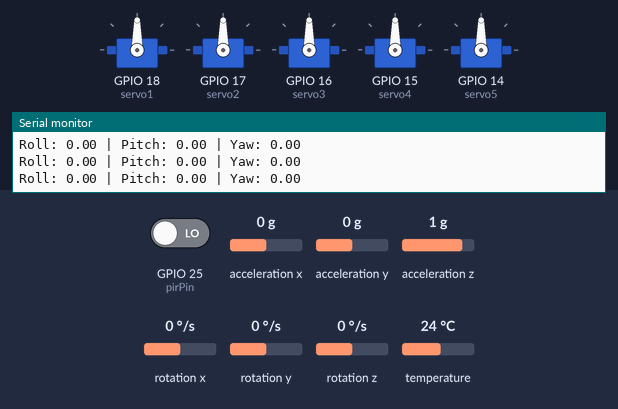
Bench run of a sketch on a simulated ESP32. Shown: 5 × servo, the last lines printed to the serial monitor. The inputs (shaded band) are chosen by the test bench; at power-on: GPIO 25 (pirPin) LOW, acceleration x 0 g, acceleration y 0 g, rotation z 0 °/s, acceleration z 1 g, rotation x 0 °/s, rotation y 0 °/s, temperature 24 °C.

Above: at 1.2 s.
1.3 s: GPIO 25 (pirPin) driven HIGH
At 1.58 s:
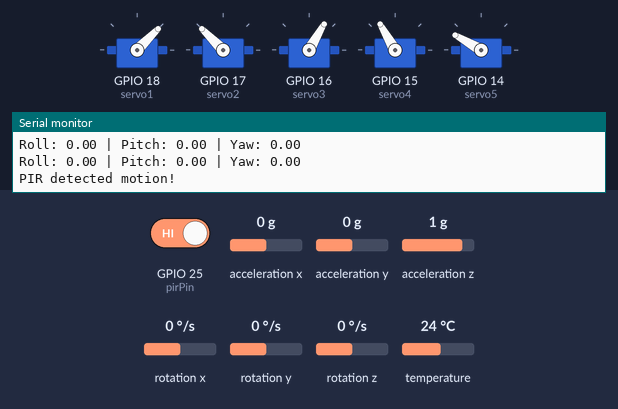
4.3 s: GPIO 25 (pirPin) driven LOW
At 4.3 s:
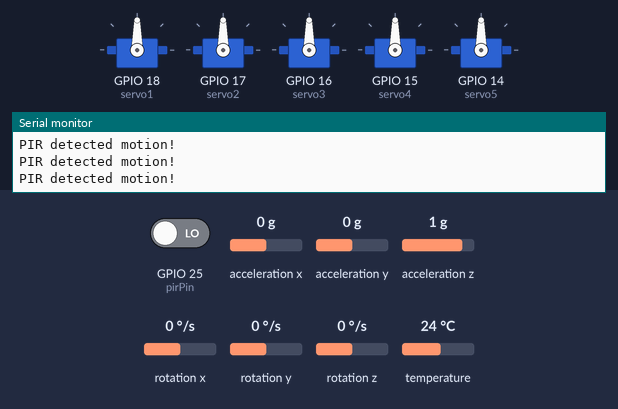
5.8 s: acceleration x set to -1.4 g
At 6.3 s:
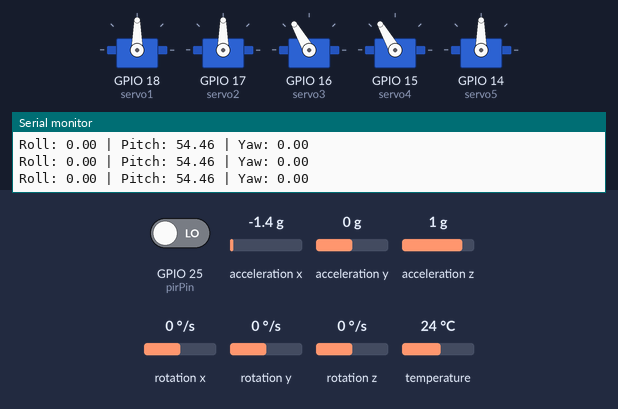
7.3 s: acceleration y set to -1.4 g
At 8.5 s:
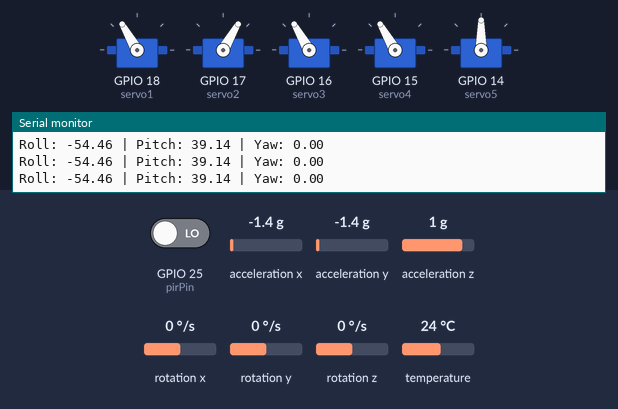
8.8 s: rotation z set to -192 °/s
At 9.6 s:
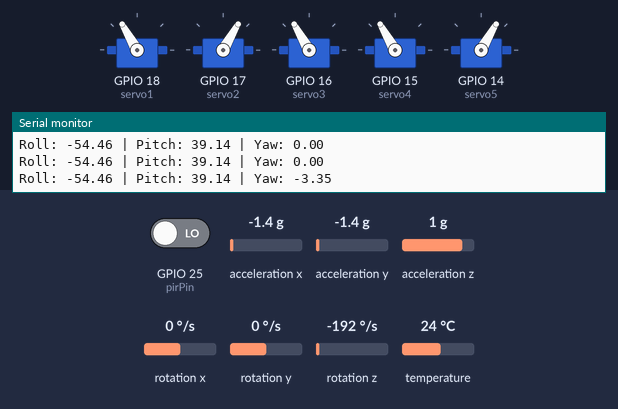
11.3 s: acceleration x set to -0.3 g
12.8 s: acceleration x set to 0 g
At 13.1 s:
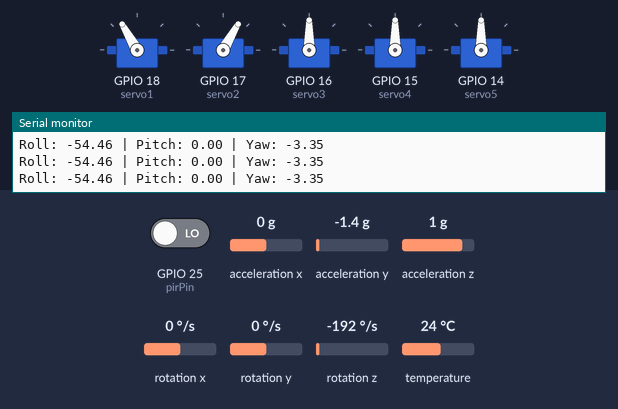
Timing chart, 0 to 15.3 s (numbered marks = the images above; inputs shaded):
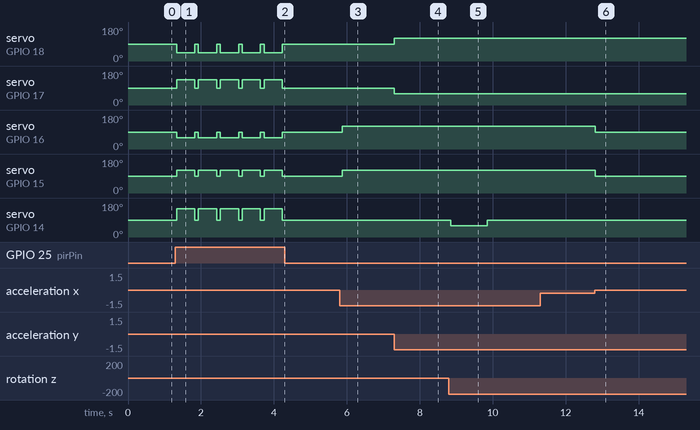

The sketch:

sketch.ino
```cpp
#include <Wire.h>
#include <Adafruit_MPU6050.h>
#include <Adafruit_Sensor.h>
#include <ESP32Servo.h>

Adafruit_MPU6050 mpu;
Servo servo1, servo2, servo3, servo4, servo5;

int pirPin = 25;
bool motionDetected;
float prevYaw = 0;

void setup() {
  Serial.begin(115200);
  Wire.begin(21, 22);
  pinMode(pirPin, INPUT);
  servo1.attach(18);
  servo2.attach(17);
  servo3.attach(16);
  servo4.attach(15);
  servo5.attach(14);
  setAllServo(90);
  if (!mpu.begin()) {
    Serial.println("MPU6050 not detected.");
    while (1);
  }
  Serial.println("MPU6050 is ready.");
}

void loop() {
  motionDetected = digitalRead(pirPin);
  if (motionDetected) {
    Serial.println("PIR detected motion!");
    servo1.write(45);
    servo2.write(135);
    servo3.write(60);
    servo4.write(120);
    servo5.write(150);
    delay(500);
    setAllServo(90);
  } else {
    sensors_event_t a, g, temp;
    mpu.getEvent(&a, &g, &temp);
    float roll = atan2(a.acceleration.y, a.acceleration.z) * 180 / PI;
    float pitch = atan2(-a.acceleration.x, sqrt(a.acceleration.y * a.acceleration.y + a.acceleration.z * a.acceleration.z)) * 180 / PI;
    float yaw = g.gyro.z;
    Serial.print("Roll: "); Serial.print(roll);
    Serial.print(" | Pitch: "); Serial.print(pitch);
    Serial.print(" | Yaw: "); Serial.println(yaw);
    if (roll > 5) {
      servo1.write(60);
      servo2.write(120);
    } else if (roll < -5) {
      servo1.write(120);
      servo2.write(60);
    } else {
      servo1.write(90);
      servo2.write(90);
    }
    if (pitch > 5) {
      servo3.write(120);
      servo4.write(120);
    } else if (pitch < -5) {
      servo3.write(60);
      servo4.write(60);
    } else {
      servo3.write(90);
      servo4.write(90);
    }
    float yawChange = yaw - prevYaw;
    if (fabs(yawChange) > 2) {
      if (yaw > prevYaw) {
        servo5.write(120);
      } else {
        servo5.write(60);
      }
      delay(1000);
      servo5.write(90);
    }
    prevYaw = yaw;
  }
  delay(100);
}

void setAllServo(int pos) {
  servo1.write(pos);
  servo2.write(pos);
  servo3.write(pos);
  servo4.write(pos);
  servo5.write(pos);
}
```

Measured:
- the behaviour switches between -0.2 and -0.1 g on acceleration x (found by bisection; images 5 and 6)
- after the input at 1.3 s, servo on GPIO 18 (servo1): alternates 90° for 0.10 s and 45° for 0.50 s, starting at once; servo on GPIO 17 (servo2): alternates 135° for 0.50 s and 90° for 0.10 s, starting at once
- after the input at 4.3 s, servo on GPIO 18 (servo1), servo on GPIO 17 (servo2), servo on GPIO 16 (servo3), servo on GPIO 15 (servo4), servo on GPIO 14 (servo5): stops changing and stays 90°
- after the input at 5.8 s, servo on GPIO 16 (servo3), servo on GPIO 15 (servo4): 90° → 120° after 0.07 s
- after the input at 7.3 s, servo on GPIO 18 (servo1): 90° → 120° at once; servo on GPIO 17 (servo2): 90° → 60° at once
- after the input at 8.8 s, servo on GPIO 14 (servo5): 90° → 60° at once, → 90° 1.0 s later
- after the input at 12.8 s, servo on GPIO 16 (servo3), servo on GPIO 15 (servo4): 120° → 90° at once
